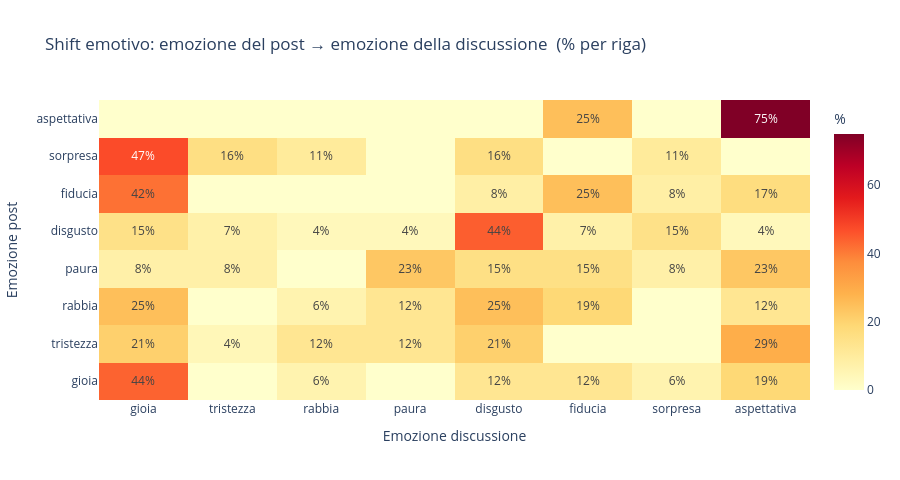

Notebook code cell kept with this figure:
### Code cell
# Matrice di transizione post_emotion → discussion_emotion

emos_order = [e for e in BASIC_EMOTIONS + ['neutrale']
              if e in df_shift['emo_post'].values or e in df_shift['emo_disc'].values]

counts_mat = pd.crosstab(df_shift['emo_post'], df_shift['emo_disc'])
counts_mat = counts_mat.reindex(
    index   =[e for e in emos_order if e in counts_mat.index],
    columns =[e for e in emos_order if e in counts_mat.columns],
    fill_value=0
)
pct_mat = counts_mat.div(counts_mat.sum(axis=1), axis=0) * 100  # % per riga

# Heatmap
text_mat = [[f'{v:.0f}%' if v > 0 else '' for v in row] for row in pct_mat.values]
fig = go.Figure(go.Heatmap(
    z        = pct_mat.values,
    x        = list(pct_mat.columns),
    y        = list(pct_mat.index),
    colorscale='YlOrRd',
    text     = text_mat,
    texttemplate='%{text}',
    colorbar_title='%',
))
fig.update_layout(
    title      = 'Shift emotivo: emozione del post → emozione della discussione  (% per riga)',
    xaxis_title= 'Emozione discussione',
    yaxis_title= 'Emozione post',
    height     = 480,
)
fig.show()
print(pct_mat.round(1).to_string())

### Figure 1 — Plotly figure (JSON) as saved in the notebook; plotly's stock layout.template omitted (floating-point values rounded to 4 significant figures)
{"data": [{"colorbar": {"title": {"text": "%"}}, "colorscale": [[0.0, "rgb(255,255,204)"], [0.125, "rgb(255,237,160)"], [0.25, "rgb(254,217,118)"], [0.375, "rgb(254,178,76)"], [0.5, "rgb(253,141,60)"], [0.625, "rgb(252,78,42)"], [0.75, "rgb(227,26,28)"], [0.875, "rgb(189,0,38)"], [1.0, "rgb(128,0,38)"]], "text": [["44%", "", "6%", "", "12%", "12%", "6%", "19%"], ["21%", "4%", "12%", "12%", "21%", "", "", "29%"], ["25%", "", "6%", "12%", "25%", "19%", "", "12%"], ["8%", "8%", "", "23%", "15%", "15%", "8%", "23%"], ["15%", "7%", "4%", "4%", "44%", "7%", "15%", "4%"], ["42%", "", "", "", "8%", "25%", "8%", "17%"], ["47%", "16%", "11%", "", "16%", "", "11%", ""], ["", "", "", "", "", "25%", "", "75%"]], "texttemplate": "%{text}", "x": ["gioia", "tristezza", "rabbia", "paura", "disgusto", "fiducia", "sorpresa", "aspettativa"], "y": ["gioia", "tristezza", "rabbia", "paura", "disgusto", "fiducia", "sorpresa", "aspettativa"], "z": [[43.75, 0.0, 6.25, 0.0, 12.5, 12.5, 6.25, 18.75], [20.83, 4.167, 12.5, 12.5, 20.83, 0.0, 0.0, 29.17], [25.0, 0.0, 6.25, 12.5, 25.0, 18.75, 0.0, 12.5], [7.692, 7.692, 0.0, 23.08, 15.38, 15.38, 7.692, 23.08], [14.81, 7.407, 3.704, 3.704, 44.44, 7.407, 14.81, 3.704], [41.67, 0.0, 0.0, 0.0, 8.333, 25.0, 8.333, 16.67], [47.37, 15.79, 10.53, 0.0, 15.79, 0.0, 10.53, 0.0], [0.0, 0.0, 0.0, 0.0, 0.0, 25.0, 0.0, 75.0]], "type": "heatmap"}], "layout": {"title": {"text": "Shift emotivo: emozione del post → emozione della discussione  (% per riga)"}, "xaxis": {"title": {"text": "Emozione discussione"}}, "yaxis": {"title": {"text": "Emozione post"}}, "height": 480}}
